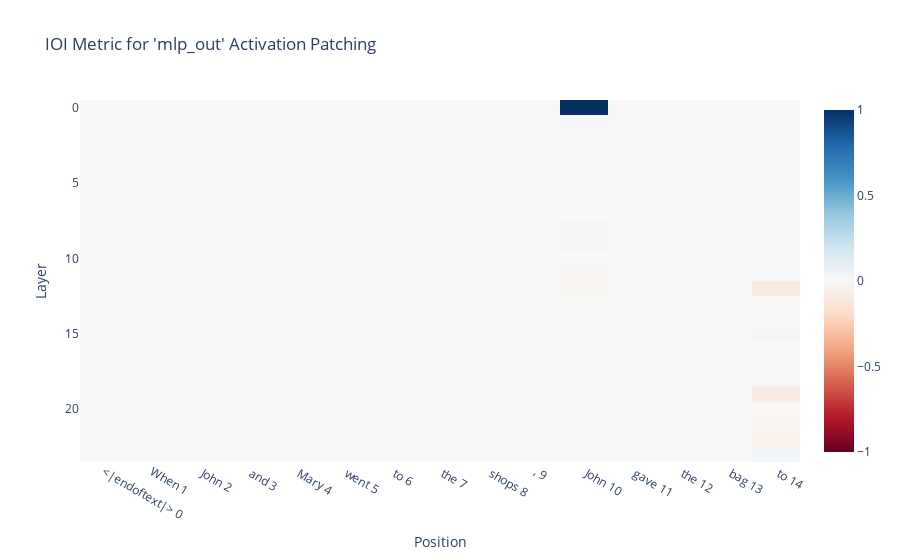

Notebook source saved alongside this figure:
### Markdown cell above
Isolated MLP layers do not make a significant difference to the final metric. Layer 0 is, per Neel Nanda's suggestion, probably an extension of the embedding.

### Code cell
resid_pre_act_patch_results = patching.get_act_patch_mlp_out(
    model, 
    corrupted_tokens, 
    clean_cache, 
    ioi_metric)

imshow(resid_pre_act_patch_results, 
       yaxis="Layer", 
       xaxis="Position", 
       x=[f"{tok} {i}" for i, tok in enumerate(model.to_str_tokens(clean_tokens[0]))],
       title="IOI Metric for 'mlp_out' Activation Patching")

### Figure 1 — Plotly figure (JSON) as saved in the notebook; plotly's stock layout.template omitted (floating-point values rounded to 4 significant figures; data arrays with more than 128 entries replaced by an {"elided": "..."} marker saying what was removed)
{"data": [{"coloraxis": "coloraxis", "hovertemplate": "x: %{x}<br>y: %{y}<br>color: %{z}<extra></extra>", "name": "0", "type": "heatmap", "x": ["<|endoftext|> 0", "When 1", " John 2", " and 3", " Mary 4", " went 5", " to 6", " the 7", " shops 8", ", 9", " John 10", " gave 11", " the 12", " bag 13", " to 14"], "xaxis": "x", "yaxis": "y", "z": {"elided": "24x15 float values"}}], "layout": {"coloraxis": {"cmid": 0, "colorscale": [[0, "rgb(103,0,31)"], [0.1, "rgb(178,24,43)"], [0.2, "rgb(214,96,77)"], [0.3, "rgb(244,165,130)"], [0.4, "rgb(253,219,199)"], [0.5, "rgb(247,247,247)"], [0.6, "rgb(209,229,240)"], [0.7, "rgb(146,197,222)"], [0.8, "rgb(67,147,195)"], [0.9, "rgb(33,102,172)"], [1, "rgb(5,48,97)"]]}, "title": {"text": "IOI Metric for 'mlp_out' Activation Patching"}, "xaxis": {"anchor": "y", "domain": [0, 1], "title": {"text": "Position"}}, "yaxis": {"anchor": "x", "autorange": "reversed", "domain": [0, 1], "title": {"text": "Layer"}}}}
